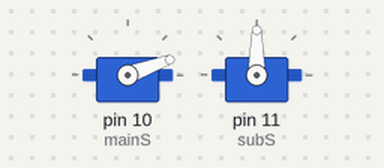
A sketch run on a simulated Arduino Uno, built with avr-gcc and run on an emulated ATmega328P. On the bench: 2 × servo. At 10.0 s the program stops and its outputs stay as they are.

Above: at 0.1 s.
At 3.1 s:
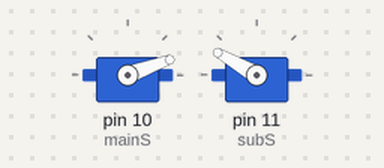
At 4.6 s:
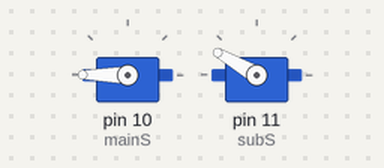
At 9.1 s:
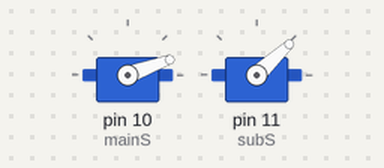
Timing chart, 0 to 10.6 s (numbered marks = the images above):
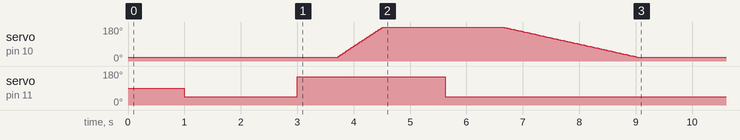

The sketch:

servosub_test.ino
```cpp
#define MAX_MAIN_SERVO_POSITION 20
#define MIN_MAIN_SERVO_POSITION 200
#define INT_MAIN_SERVO_POSITION 160
#define MAX_SUB_SERVO_POSITION 150
#define MIN_SUB_SERVO_POSITION 43


#include <Servo.h>

Servo mainS;
Servo subS;

void setup()
{

  mainS.attach(10);
  subS.attach(11);

  // initialize
  centerPosition();   // get center positon
  delay(1000);
}

void loop()
{
  getBoxMax();
  while(1);
}

void getBoxMax(){

  subS.write(MAX_SUB_SERVO_POSITION); // open hatch
  delay(700);
  moveServoSlowDown();//go down
  delay(1000);
  subS.write(MIN_SUB_SERVO_POSITION);   // close hatch
  delay(700);
  moveServoSlowUp();  // go up
  delay(1000);

}

void getBoxInt(){

  subS.write(MAX_SUB_SERVO_POSITION); // open hatch
  delay(700);
  mainS.write(MIN_MAIN_SERVO_POSITION); //go down
  delay(1000);
  subS.write(MIN_SUB_SERVO_POSITION);   //close hatch
  delay(700);
  mainS.write(INT_MAIN_SERVO_POSITION); // go up to int
  delay(1000);

}

void releaseBox(){
  mainS.write(MIN_MAIN_SERVO_POSITION); //go down
  delay(1000);
  subS.write(MAX_SUB_SERVO_POSITION); // open hatch
  delay(700);
  mainS.write(MAX_MAIN_SERVO_POSITION); // go up to int
  delay(1000);
  subS.write(MIN_SUB_SERVO_POSITION); // open hatch
  delay(700);
}

void centerPosition(){
    mainS.write(MAX_MAIN_SERVO_POSITION);
    delay(1000);
    subS.write(MIN_SUB_SERVO_POSITION);
    delay(1000);
}

void moveServoSlowUp(){
  for(int i=MIN_MAIN_SERVO_POSITION;i>=MAX_MAIN_SERVO_POSITION;i--){
    mainS.write(i);
    delay(15);
  }
}
void moveServoSlowDown(){
  for(int i=MAX_MAIN_SERVO_POSITION;i<=MIN_MAIN_SERVO_POSITION;i++){
    mainS.write(i);
    delay(5);
  }
}
```

Measured:
- by itself, servo on pin 10 (mainS): rises from 20° to 180° in 0.81 s, then falls to 20° in 4.5 s
- by itself, servo on pin 11 (subS): 90° → 43° at 1.0 s, → 150° 2.0 s later, → 43° 2.6 s later
